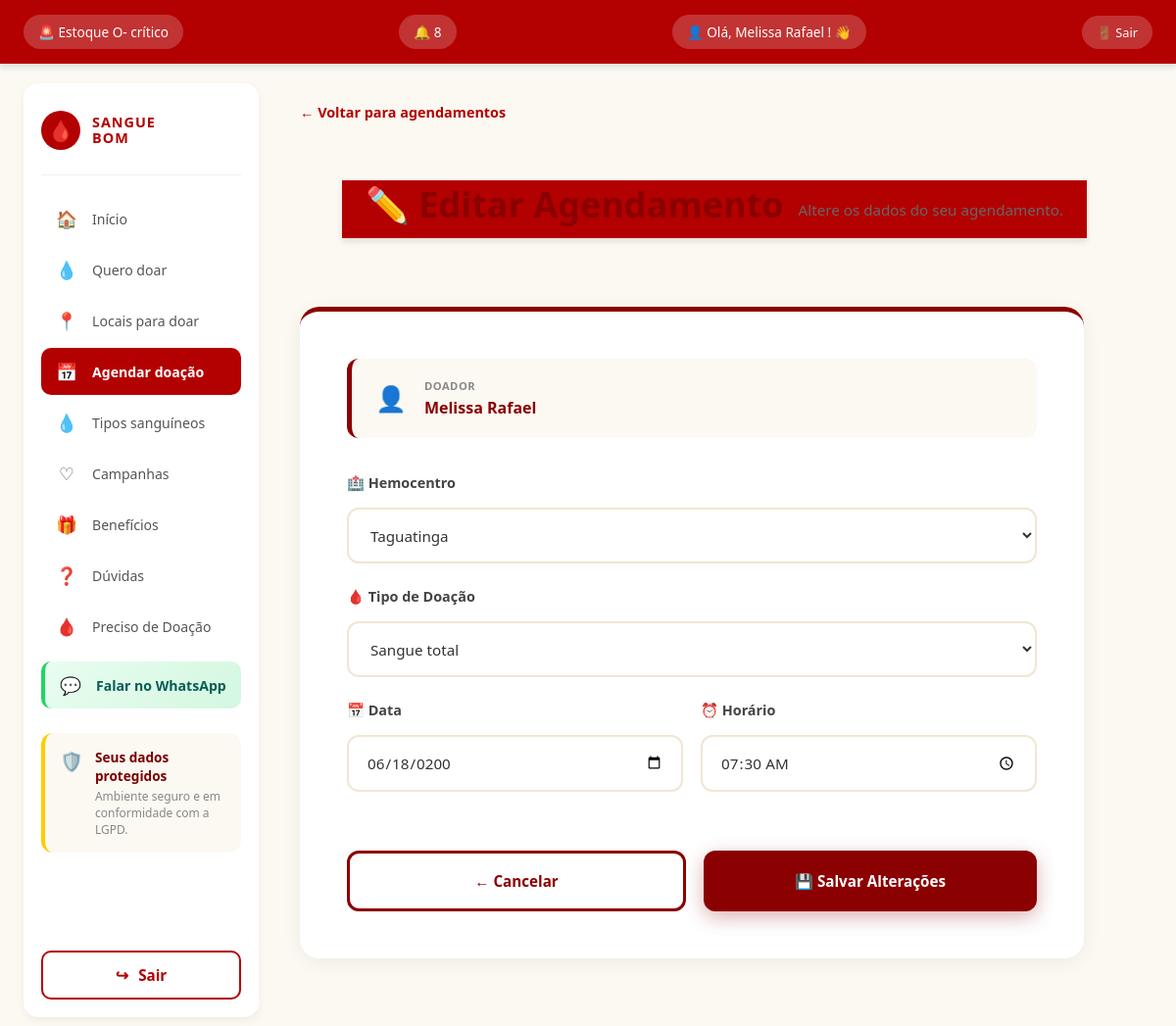
Page /agendamentos/editar/7/ (signed in) on the committed database.
### membros/models.py (models this page shows, shortened)
class Doador(models.Model):
    usuario = models.OneToOneField(
        User,
        on_delete=models.CASCADE,
        null=True,
        blank=True
    )
    nome = models.CharField(max_length=100)
    email = models.EmailField()
    cpf = models.CharField(max_length=14, unique=True, null=True, blank=True)
    telefone = models.CharField(max_length=20)
    sexo = models.CharField(max_length=20, blank=True)
    tipo_sanguineo = models.CharField(max_length=3)
    data_nascimento = models.DateField()
    cidade = models.CharField(max_length=100, blank=True)
    estado = models.CharField(max_length=2, blank=True)

class Agendamento(models.Model):
    STATUS = [
        ('agendado', '⏳ Agendado'),
        ('realizado', '✅ Realizado'),
        ('cancelado', '❌ Cancelado'),
        ('faltou', '⚠️ Faltou'),
    ]
    doador = models.ForeignKey(Doador, on_delete=models.CASCADE)
    hemocentro = models.ForeignKey(Hemocentro, on_delete=models.CASCADE)
    base = models.CharField(max_length=100)
    data = models.DateField()
    horario = models.TimeField()
    tipo_doacao = models.CharField(max_length=30)
    status = models.CharField(
        max_length=20,
        choices=STATUS,
        default='agendado'
    )

class Hemocentro(models.Model):
    usuario = models.OneToOneField(
        User,
        on_delete=models.CASCADE,
        null=True,
        blank=True,
        related_name='hemocentro'
    )
    nome = models.CharField(max_length=100)
    endereco = models.CharField(max_length=200)
    bairro = models.CharField(max_length=100)
    cidade = models.CharField(max_length=100)
    cep = models.CharField(max_length=10)
    telefone = models.CharField(max_length=20)
    email = models.EmailField()
    horario_abertura = models.TimeField()
    horario_fechamento = models.TimeField()
    dias_atendimento = models.CharField(max_length=100)
    descricao = models.TextField(blank=True)
    ativo = models.BooleanField(default=True)

### membros/views.py (the view, shortened to what this page needs)
@login_required(login_url='login')
def editar_agendamento(request, id):
    if request.user.is_staff:
        return redirect('relatorios')
    if hasattr(request.user, 'hemocentro'):
        return redirect('painel_hemocentro')
    doador = get_object_or_404(Doador, usuario=request.user)
    agendamento = get_object_or_404(Agendamento, id=id, doador=doador)
    hemocentros = Hemocentro.objects.filter(ativo=True)
    return render(request, 'editar_agendamento.html', {
        'agendamento': agendamento,
        'hemocentros': hemocentros,
        'lateral_direita': False,
    })

### membros/context_processors.py (called while the page is built)
def notificacoes_nao_lidas(request):
    if request.user.is_authenticated:
        try:
            doador = Doador.objects.get(usuario=request.user)
            total = Notificacao.objects.filter(doador=doador, lida=False).count()
            return {'notificacoes_nao_lidas': total}
        except Doador.DoesNotExist:
            return {'notificacoes_nao_lidas': 0}
    return {'notificacoes_nao_lidas': 0}

### templates/editar_agendamento.html (shortened to what this page needs)
{% extends 'base.html' %}
{% load static %}
{% block content %}
    <link rel="stylesheet" href="{% static 'css/editar_agendamento.css' %}">
    <a href="{% url 'listar_agendamentos' %}" class="btn-voltar">← Voltar para agendamentos</a>
    <header class="editar-header">
        <h1>✏️ Editar Agendamento</h1>
        <p>Altere os dados do seu agendamento.</p>
    </header>
    <form method="POST" class="form-editar">
        <div class="info-doador">
            <span class="info-icon">👤</span>
            <div>
                <strong>Doador</strong>
                <p>{{ agendamento.doador.nome }}</p>
            </div>
        </div>
        <div class="campo">
            <label for="hemocentro">🏥 Hemocentro</label>
            <select name="hemocentro" id="hemocentro" required>
                {% for hemocentro in hemocentros %}
                    <option value="{{ hemocentro.id }}"
                        {% if hemocentro.id == agendamento.hemocentro.id %}selected{% endif %}>
                        {{ hemocentro.nome }}
                    </option>
                {% endfor %}
            </select>
        </div>
        <div class="campo">
            <label for="tipo_doacao">🩸 Tipo de Doação</label>
            <select name="tipo_doacao" id="tipo_doacao" required>
                <option value="Sangue total" {% if agendamento.tipo_doacao == "Sangue total" %}selected{% endif %}>Sangue total</option>
            </select>
        </div>
        <div class="duas-colunas">
            <div class="campo">
                <label for="data">📅 Data</label>
                <input type="date" name="data" id="data"
                       value="{{ agendamento.data|date:'Y-m-d' }}" required>
            </div>
            <div class="campo">
                <label for="horario">⏰ Horário</label>
                <input type="time" name="horario" id="horario"
                       value="{{ agendamento.horario|time:'H:i' }}" required>
            </div>
        </div>
        <div class="botoes-editar">
            <a href="{% url 'listar_agendamentos' %}" class="btn-cancelar">← Cancelar</a>
            <button type="submit" class="btn-salvar">💾 Salvar Alterações</button>
        </div>
    </form>
{% endblock %}

### templates/base.html (shortened to what this page needs)
{% load static %}
<!DOCTYPE html>
<html lang="pt-br">
<head>
    <link rel="stylesheet" href="{% static 'css/base.css' %}">
</head>
<body>
    <header>
        {% if not user.is_staff and not user.hemocentro %}
            <a href="{% url 'locais_para_doar' %}" class="header-alerta">
                <h2>🚨 Estoque O- crítico</h2>
            </a>
            <a href="{% url 'notificacoes' %}" class="header-sino" title="Notificações">
                <h2>
                    🔔
                    {% if notificacoes_nao_lidas > 0 %}
                        <span class="badge-sino">{{ notificacoes_nao_lidas }}</span>
                    {% endif %}
                </h2>
            </a>
        {% endif %}
        {% if user.is_authenticated %}
            <a href="{% url 'meu_perfil' %}" class="header-user" title="Meu Perfil">
                <h2>👤 Olá,
                    {% if user.is_staff %}
                        {{ user.username }}
                    {% elif user.hemocentro %}
                        {{ user.hemocentro.nome }}
                    {% elif user.doador %}
                        {{ user.doador.nome }}
                    {% elif user.first_name %}
                        {{ user.first_name }}
                    {% else %}
                        {{ user.username }}
                    {% endif %}! 👋
                </h2>
            </a>
            <a href="{% url 'logout' %}" class="header-sair">🚪 Sair</a>
        {% else %}
            <h2>👤 Olá, visitante! 👋</h2>
            <a href="{% url 'login' %}" class="header-entrar">🔐 Entrar</a>
        {% endif %}
    </header>
    <div class="app-container {% if not lateral_direita %}sem-lateral{% endif %}">
        <aside class="lateral-esquerda">
            <div class="logo-menu">
                <div class="logo-icone">🩸</div>
                <div class="logo-texto">
                    <strong>SANGUE</strong>
                    <strong>BOM</strong>
                </div>
            </div>
            <nav class="menu-nav">
                {% if not user.is_staff and not user.hemocentro %}
                    <a href="{% url 'home' %}" class="menu-item {% if request.path == '/' or request.path == '/home/' %}ativo{% endif %}">
                        <span class="menu-item-icone">🏠</span>
                        <span class="menu-item-texto">Início</span>
                    </a>
                    <a href="{% url 'quero_doar' %}" class="menu-item {% if request.path == '/quero_doar/' %}ativo{% endif %}">
                        <span class="menu-item-icone">💧</span>
                        <span class="menu-item-texto">Quero doar</span>
                    </a>
                    <a href="{% url 'locais_para_doar' %}" class="menu-item {% if request.path == '/locais_para_doar/' %}ativo{% endif %}">
                        <span class="menu-item-icone">📍</span>
                        <span class="menu-item-texto">Locais para doar</span>
                    </a>
                    <a href="{% url 'agendar_doacao' %}" class="menu-item {% if '/agendar_doacao/' in request.path or '/agendamentos/' in request.path %}ativo{% endif %}">
                        <span class="menu-item-icone">📅</span>
                        <span class="menu-item-texto">Agendar doação</span>
                    </a>
                    <a href="{% url 'tipos_sanguineos' %}" class="menu-item {% if request.path == '/tipos_sanguineos/' %}ativo{% endif %}">
                        <span class="menu-item-icone">💧</span>
                        <span class="menu-item-texto">Tipos sanguíneos</span>
                    </a>
                    <a href="{% url 'campanhas' %}" class="menu-item {% if request.path == '/campanhas/' %}ativo{% endif %}">
                        <span class="menu-item-icone">♡</span>
                        <span class="menu-item-texto">Campanhas</span>
                    </a>
                    <a href="{% url 'beneficios' %}" class="menu-item {% if request.path == '/beneficios/' %}ativo{% endif %}">
                        <span class="menu-item-icone">🎁</span>
                        <span class="menu-item-texto">Benefícios</span>
                    </a>
                    <a href="{% url 'duvidas' %}" class="menu-item {% if request.path == '/duvidas/' %}ativo{% endif %}">
                        <span class="menu-item-icone">❓</span>
                        <span class="menu-item-texto">Dúvidas</span>
                    </a>
                    <a href="{% url 'preciso_doacao' %}" class="menu-item {% if '/preciso-doacao/' in request.path %}ativo{% endif %}">
                        <span class="menu-item-icone">🩸</span>
                        <span class="menu-item-texto">Preciso de Doação</span>
                    </a>
                    <a href="https://wa.me/5561998819379?text=Ol%C3%A1!%20Tenho%20uma%20d%C3%BAvida%20sobre%20o%20Sangue%20Bom"
                       target="_blank" rel="noopener" class="menu-item menu-item-wpp">
                        <span class="menu-item-icone">💬</span>
                        <span class="menu-item-texto">Falar no WhatsApp</span>
                    </a>
                {% endif %}
            </nav>
            <div class="dados-protegidos">
                <div class="dados-protegidos-icone">🛡️</div>
                <div class="dados-protegidos-texto">
                    <strong>Seus dados protegidos</strong>
                    <p>Ambiente seguro e em conformidade com a LGPD.</p>
                </div>
            </div>
            <div class="area-btn-sair">
                {% if user.is_authenticated %}
                    <a href="{% url 'logout' %}" class="btn-sair">
                        <span class="btn-sair-icone">↪</span>
                        <span>Sair</span>
                    </a>
                {% else %}
                    <a href="{% url 'login' %}" class="btn-sair">
                        <span class="btn-sair-icone">↪</span>
                        <span>Entrar</span>
                    </a>
                {% endif %}
            </div>
        </aside>
        <main>
            {% block content %}
            {% endblock %}
        </main>
    </div>
</body>
</html>

### membros/static/css/editar_agendamento.css (style rules this page uses)
* { box-sizing: border-box; }
:root { --vermelho-principal: #8b0000; --vermelho-escuro: #5c0000; --vermelho-claro: #b30000; --vermelho-suave: #fff5f5; --vermelho-borda: #f0e6d2; --texto-principal: #333; --texto-secundario: #666; --texto-claro: #888; --branco: #ffffff; --sombra-suave: 0 4px 20px rgba(0, 0, 0, 0.06); --sombra-hover: 0 12px 32px rgba(139, 0, 0, 0.12); }
.btn-voltar { display: inline-block; color: var(--vermelho-claro); text-decoration: none; font-weight: 600; margin: 20px clamp(16px, 2vw, 40px) 0 clamp(16px, 2vw, 40px); font-size: clamp(0.9rem, 1vw, 1rem); transition: 0.3s; }
.editar-header { text-align: center; margin: 30px auto 40px auto; padding: 0 clamp(16px, 2vw, 40px); max-width: 1000px; }
.editar-header h1 { color: var(--vermelho-principal); font-size: clamp(1.8rem, 3vw, 2.5rem); margin: 0 0 10px 0; font-weight: 800; }
.editar-header p { color: var(--texto-secundario); font-size: clamp(0.95rem, 1.2vw, 1.15rem); margin: 0; }
.form-editar { background: var(--branco); border-radius: 20px; padding: clamp(28px, 4vw, 55px); box-shadow: var(--sombra-suave); border-top: 5px solid var(--vermelho-principal); max-width: 800px; margin: 0 auto 60px auto; margin-left: clamp(16px, 2vw, 40px); margin-right: clamp(16px, 2vw, 40px); animation: fadeInUp 0.5s ease; }
.info-doador { display: flex; align-items: center; gap: clamp(12px, 1.5vw, 18px); background: #fcf9f2; border-left: 5px solid var(--vermelho-principal); border-radius: 12px; padding: clamp(14px, 1.8vw, 20px) clamp(18px, 2vw, 24px); margin-bottom: clamp(24px, 3vw, 36px); }
.info-doador .info-icon { font-size: clamp(1.6rem, 2vw, 2rem); flex-shrink: 0; }
.info-doador strong { display: block; color: var(--texto-claro); font-size: clamp(0.7rem, 0.85vw, 0.8rem); text-transform: uppercase; letter-spacing: 0.5px; margin-bottom: 4px; font-weight: 700; }
.info-doador p { color: var(--vermelho-principal); font-size: clamp(1rem, 1.15vw, 1.15rem); font-weight: 700; margin: 0; }
.campo { margin-bottom: clamp(18px, 2vw, 26px); }
.campo label { display: block; color: #444; font-weight: 700; margin-bottom: 8px; font-size: clamp(0.9rem, 1.05vw, 1rem); }
.campo input, .campo select { width: 100%; padding: clamp(12px, 1.3vw, 16px) clamp(14px, 1.5vw, 20px); border: 2px solid var(--vermelho-borda); border-radius: 12px; font-size: clamp(0.95rem, 1.1vw, 1.05rem); font-family: inherit; background: white; color: var(--texto-principal); transition: all 0.2s; }
.duas-colunas { display: grid; grid-template-columns: 1fr; gap: clamp(16px, 1.5vw, 24px); }
@media (min-width: 600px) { .duas-colunas { grid-template-columns: 1fr 1fr; } }
.botoes-editar { display: flex; gap: clamp(12px, 1.5vw, 20px); margin-top: clamp(28px, 3vw, 40px); flex-wrap: wrap; }
.btn-salvar, .btn-cancelar { padding: clamp(14px, 1.5vw, 18px) clamp(24px, 3vw, 40px); border-radius: 12px; font-size: clamp(0.95rem, 1.1vw, 1.1rem); font-weight: bold; text-align: center; text-decoration: none; cursor: pointer; transition: all 0.3s; font-family: inherit; border: none; display: inline-flex; align-items: center; justify-content: center; gap: 8px; flex: 1; min-width: 180px; }
.btn-salvar { background: var(--vermelho-principal); color: white; box-shadow: 0 6px 20px rgba(139, 0, 0, 0.3); }
.btn-cancelar { background: transparent; color: var(--vermelho-principal); border: 3px solid var(--vermelho-principal); }

### rows in the picture
Agendamento: doador.nome "Melissa Rafael", hemocentro "Taguatinga", tipo_doacao "Sangue total", data "06/18/0200", horario "07:30"

### other values in the picture
{{ notificacoes_nao_lidas }} "8"
{{ user.doador.nome }} "Melissa Rafael"
